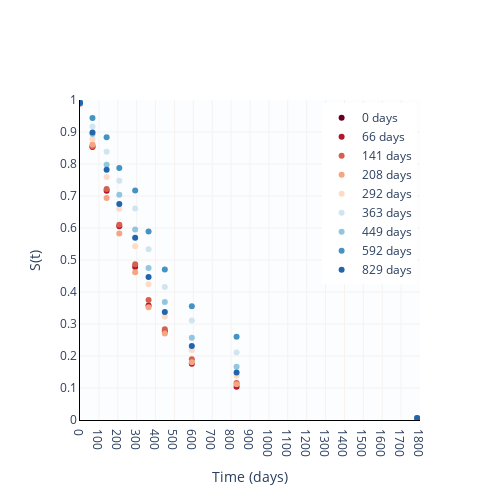

The code cell stored with this chart in its notebook:
### Code cell
fig

### Figure 1 — Plotly figure (JSON) as saved in the notebook; plotly's stock layout.template omitted (floating-point values rounded to 4 significant figures)
{"data": [{"line": {"color": "rgb(103,0,31)", "width": 1.5}, "mode": "markers", "name": "0 days", "type": "scatter", "x": [0, 66, 141, 208, 292, 363, 449, 592, 829, 1785], "y": [null, null, null, null, null, null, null, null, null, null]}, {"line": {"color": "rgb(178,24,43)", "width": 1.5}, "mode": "markers", "name": "66 days", "type": "scatter", "x": [0, 66, 141, 208, 292, 363, 449, 592, 829, 1785], "y": [0.9892, 0.8529, 0.7164, 0.6057, 0.4779, 0.3581, 0.2762, 0.1758, 0.1043, 0.006061]}, {"line": {"color": "rgb(214,96,77)", "width": 1.5}, "mode": "markers", "name": "141 days", "type": "scatter", "x": [0, 66, 141, 208, 292, 363, 449, 592, 829, 1785], "y": [0.9891, 0.8557, 0.722, 0.6101, 0.4865, 0.3749, 0.2838, 0.1898, 0.1154, 0.006253]}, {"line": {"color": "rgb(244,165,130)", "width": 1.5}, "mode": "markers", "name": "208 days", "type": "scatter", "x": [0, 66, 141, 208, 292, 363, 449, 592, 829, 1785], "y": [0.9896, 0.861, 0.6938, 0.5825, 0.4615, 0.3523, 0.2701, 0.1802, 0.1114, 0.006019]}, {"line": {"color": "rgb(253,219,199)", "width": 1.5}, "mode": "markers", "name": "292 days", "type": "scatter", "x": [0, 66, 141, 208, 292, 363, 449, 592, 829, 1785], "y": [0.9901, 0.8781, 0.7594, 0.66, 0.5433, 0.4239, 0.3233, 0.219, 0.1379, 0.005819]}, {"line": {"color": "rgb(209,229,240)", "width": 1.5}, "mode": "markers", "name": "363 days", "type": "scatter", "x": [0, 66, 141, 208, 292, 363, 449, 592, 829, 1785], "y": [0.9913, 0.9172, 0.8381, 0.7478, 0.6609, 0.5334, 0.4156, 0.3111, 0.2112, 0.005295]}, {"line": {"color": "rgb(146,197,222)", "width": 1.5}, "mode": "markers", "name": "449 days", "type": "scatter", "x": [0, 66, 141, 208, 292, 363, 449, 592, 829, 1785], "y": [0.9906, 0.8939, 0.7975, 0.7035, 0.5956, 0.4747, 0.3685, 0.2571, 0.1667, 0.005767]}, {"line": {"color": "rgb(67,147,195)", "width": 1.5}, "mode": "markers", "name": "592 days", "type": "scatter", "x": [0, 66, 141, 208, 292, 363, 449, 592, 829, 1785], "y": [0.9929, 0.9435, 0.8837, 0.7872, 0.7174, 0.589, 0.4706, 0.3558, 0.2604, 0.004633]}, {"line": {"color": "rgb(33,102,172)", "width": 1.5}, "mode": "markers", "name": "829 days", "type": "scatter", "x": [0, 66, 141, 208, 292, 363, 449, 592, 829, 1785], "y": [0.9905, 0.8988, 0.7821, 0.6749, 0.5695, 0.4466, 0.3376, 0.2316, 0.1487, 0.005887]}], "layout": {"autosize": false, "height": 500, "legend": {"x": 0.99, "xanchor": "right", "y": 0.99, "yanchor": "top"}, "plot_bgcolor": "rgb(252, 253, 255)", "showlegend": true, "width": 500, "xaxis": {"dtick": 100, "gridcolor": "rgb(245, 242, 240)", "linecolor": "black", "range": [0, 1800], "tickmode": "linear", "title": {"text": "Time (days)"}, "type": "linear"}, "yaxis": {"dtick": 0.1, "gridcolor": "rgb(245, 242, 240)", "linecolor": "black", "range": [0, 1], "tickmode": "linear", "title": {"text": "S(t)"}}}}
